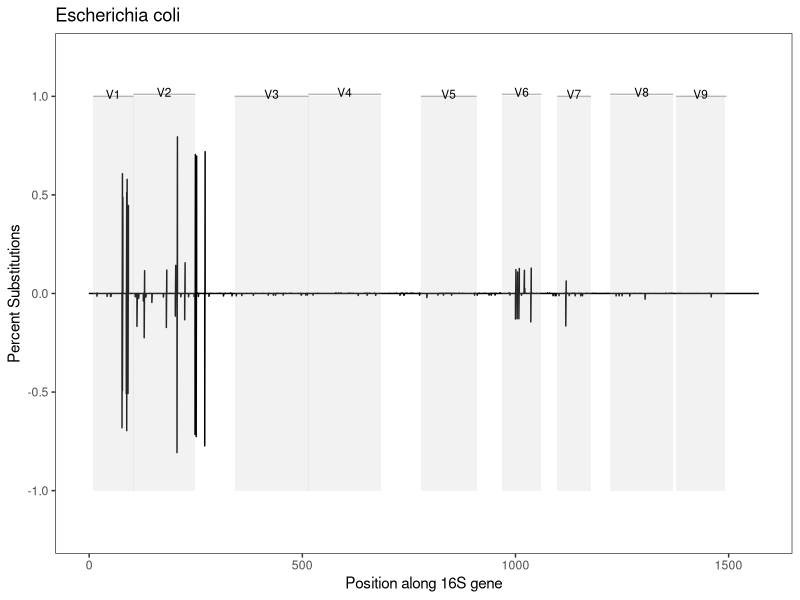
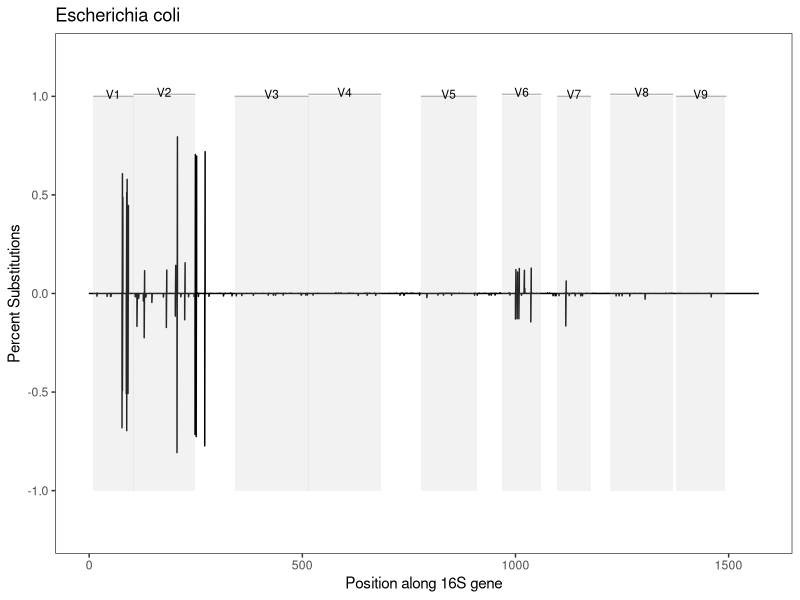

These charts were generated, in order, by the following R code:
###################################################################################################
#
# Plot the first panel of the E. coli substitution figure. 
#
###################################################################################################
library('ggplot2')


## Load the substitution data matrices... 
df <- read.table('01_pb_il_substitution_matrix.tsv', header=T, sep='\t')

# Forgot to reset the index when concatenating PB and IL data
df <- df[,-1]
head(df)

# Need to set the lower panel to negative values... 
df$Substitutions[df$Panel=="lower"] <- -df$Substitutions[df$Panel=="lower"]


# Also need to fix the apparent offset in the gene position coordinates
df$Position[df$Panel=="lower"] <- df$Position[df$Panel=="lower"] - 2
###################################################################################################
## Plot the panel figure
plt <- ggplot(df, aes(x=Position, y=Substitutions)) + geom_line()
plt <- plt + theme_bw()
plt <- plt + theme(panel.grid = element_blank())
plt <- plt + ggtitle('Escherichia coli') + xlab('') + ylab('')
plt <- plt + ylim(c(-1.2, 1.2))

# parameters
# region title offset
n = 0.01
# region title alpha
ra=0.8
# region title colour
rc='dark grey'
# panel alpha
pa=0.2
#panel colour
pc='grey'
#amplicon colour
ac = 'dark red'



# add colour panels
plt <- plt + annotate('rect', xmin=9, xmax=104, ymin=-1, ymax=1, fill=pc, alpha=pa)
plt <- plt + annotate('rect', xmin=103, xmax=249, ymin=-1, ymax=1, fill=pc, alpha=pa)
plt <- plt + annotate('rect', xmin=341, xmax=515, ymin=-1, ymax=1, fill=pc, alpha=pa)
plt <- plt + annotate('rect', xmin=514, xmax=685, ymin=-1, ymax=1, fill=pc, alpha=pa)
plt <- plt + annotate('rect', xmin=778, xmax=909, ymin=-1, ymax=1, fill=pc, alpha=pa)
plt <- plt + annotate('rect', xmin=968, xmax=1061, ymin=-1, ymax=1, fill=pc, alpha=pa)
plt <- plt + annotate('rect', xmin=1098, xmax=1177, ymin=-1, ymax=1, fill=pc, alpha=pa)
plt <- plt + annotate('rect', xmin=1222, xmax=1370, ymin=-1, ymax=1, fill=pc, alpha=pa)
plt <- plt + annotate('rect', xmin=1377, xmax=1492, ymin=-1, ymax=1, fill=pc, alpha=pa)

plt <- plt + xlab('Position along 16S gene') + ylab('Percent Substitutions')

# add individual bars
#V1
plt <- plt + annotate('segment', x=9, xend=104, y=1, yend=1, colour=rc, alpha=ra)
plt <- plt + annotate('text', x=9 + (104-9)/2, y=1+n, label='V1', cex=3)
#V2
plt <- plt + annotate('segment', x=103, xend=249, y=1+n, yend=1+n, colour=rc, alpha=ra)
plt <- plt + annotate('text', x=103 + (249-103)/2, y=1+n+n, label='V2', cex=3)
#V3
plt <- plt + annotate('segment', x=341, xend=515, y=1, yend=1, colour=rc, alpha=ra)
plt <- plt + annotate('text', x=341 + (515-341)/2, y=1+n, label='V3', cex=3)
#V4
plt <- plt + annotate('segment', x=514, xend=685, y=1+n, yend=1+n, colour=rc, alpha=ra)
plt <- plt + annotate('text', x=514 + (685-514)/2, y=1+n+n, label='V4', cex=3)
#V5
plt <- plt + annotate('segment', x=778, xend=909, y=1, yend=1, colour=rc, alpha=ra)
plt <- plt + annotate('text', x=778 + (909-778)/2, y=1+n, label='V5', cex=3)
#V6
plt <- plt + annotate('segment', x=968, xend=1061, y=1+n, yend=1+n, colour=rc, alpha=ra)
plt <- plt + annotate('text', x=968 + (1061-968)/2, y=1+n+n, label='V6', cex=3)
#V7
plt <- plt + annotate('segment', x=1098, xend=1177, y=1, yend=1, colour=rc, alpha=ra)
plt <- plt + annotate('text', x=1098 + (1177-1098)/2, y=1+n, label='V7', cex=3)
#V8
plt <- plt + annotate('segment', x=1222, xend=1370, y=1+n, yend=1+n, colour=rc, alpha=ra)
plt <- plt + annotate('text', x=1222 + (1370-1222)/2, y=1+n+n, label='V8', cex=3)
#V9
plt <- plt + annotate('segment', x=1377, xend=1495, y=1, yend=1, colour=rc, alpha=ra)
plt <- plt + annotate('text', x=1377 + (1492-1377)/2, y=1+n, label='V9', cex=3)
plt

pdf('03_pb_il_panel.pdf', height=3, width=3.5)
plot(plt)
dev.off()
